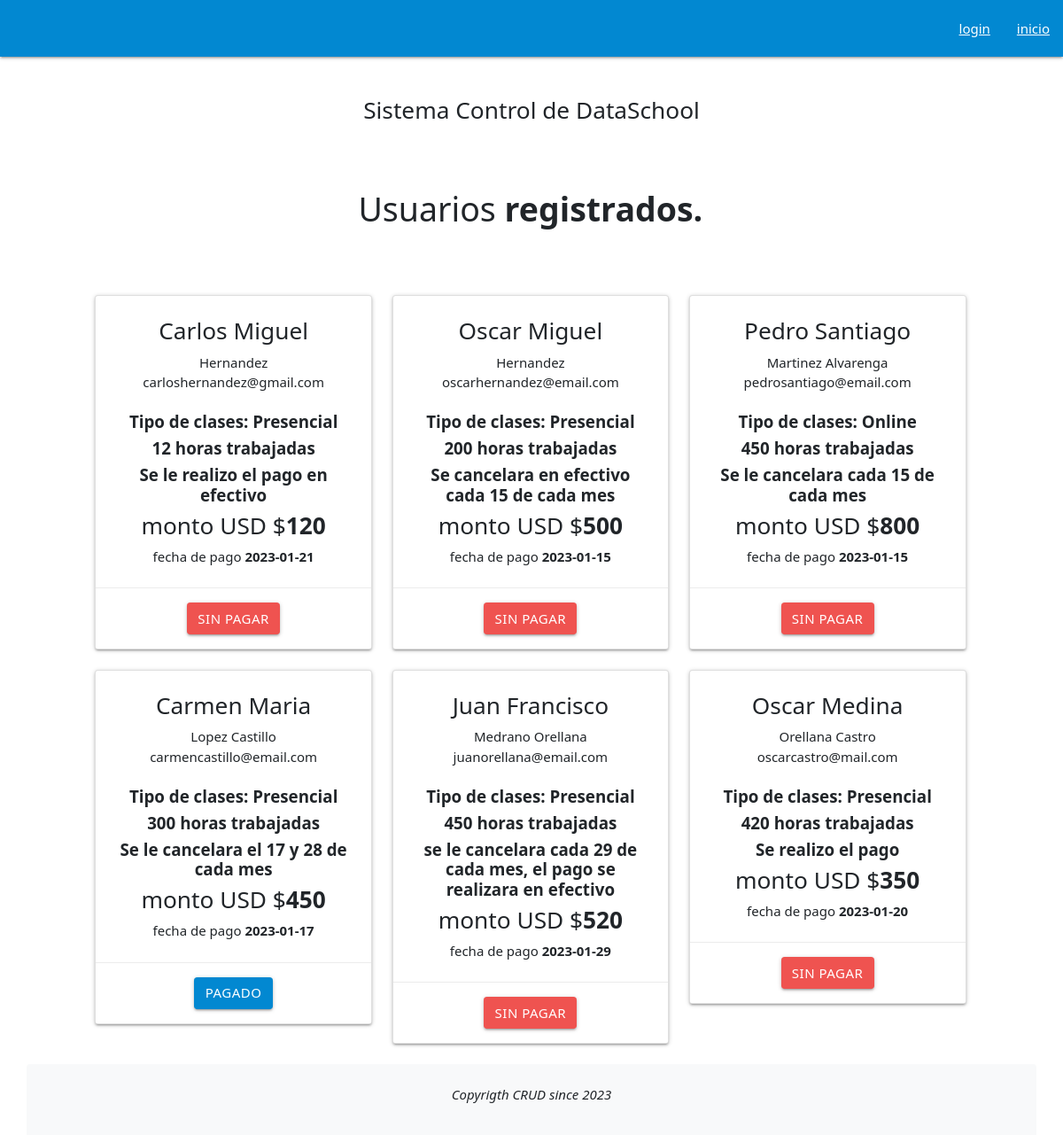
/templates/cards.php, run on the app's committed database.
### tables this page shows
CREATE TABLE `users` (
  `id` int(11) NOT NULL,
  `name` varchar(50) DEFAULT NULL,
  `lastName` varchar(50) DEFAULT NULL,
  `email` varchar(50) DEFAULT NULL,
  `password` varchar(50) DEFAULT NULL,
  `idRol` int(11) DEFAULT NULL,
  `idState` int(11) DEFAULT NULL,
  `typeClass` varchar(100) NOT NULL,
  `cantidad` int(10) NOT NULL,
  `monto` int(10) NOT NULL,
  `fechaPago` date NOT NULL,
  `comentario` varchar(100) NOT NULL,
  `estadoPago` varchar(50) NOT NULL
);

### templates/cards.php (the view, shortened to what this page needs)
<?php
include '../models/conexion.php';
$sentencia = $bd->query("SELECT * FROM users  WHERE idState=1");
$users = $sentencia->fetchAll(PDO::FETCH_OBJ);
?>
<head>
    <link rel="stylesheet" href="https://cdnjs.cloudflare.com/ajax/libs/materialize/1.0.0/css/materialize.min.css">
</head>
 <nav>
    <div class="nav-wrapper light-blue darken-2">
      <ul id="nav-mobile" class="right hide-on-med-and-down">
        <li><a href="../index.php">login</a></li>
        <li><a href="../index.php">inicio</a></li>
      </ul>
    </div>
  </nav>
<?php
    include 'header.php';
?>
<div class="container ml-7" class="row ml-4" style="
text-align:center" >
<div class="row  col s8 ml-7" style="margin-left:4.9%; width: 90%;
text-align:center" >
        <h1 style="text-align: center; padding-bottom:4rem">Usuarios <b> registrados.</b></h1>
        <?php  foreach ($users as $dato){?>
        <div class="col-lg-4">
            <div class="card  lighten-4" >
            <div class="card-content " >
                <span class="card-title"><h3><?php echo $dato->name?></h3></span>
                <p><?php echo $dato->lastName?></p>
                <p><?php echo $dato->email?></p>
                <br>
                <h5><b><?php echo "Tipo de clases: ". $dato->typeClass?></b></h5>
                <h5><b><?php echo "". $dato->cantidad . " horas trabajadas"?></b></h5>
                <h5><b><?php echo " ". $dato->comentario?></b></h5>
                <h3>monto USD $<b><?php echo $dato->monto?></b></h3>
                <span>fecha de pago <b><?php echo $dato->fechaPago?></b></span>
            </div>
            <div class="card-action">
            <?php
                if ($dato->estadoPago == "Pagado"){
                  ?>
                  <a href="../index.php"  style="color: white " class="btn light-blue darken-2">Pagado</a>
                  <?php
                } else {
                  ?>
                  <a href="../index.php" style="color: white "class="btn red lighten-1">Sin pagar</a>
                  <?php
                }
            ?>
            </div>
        </div>
    </div>
    <?php } ?>
</div>
<br><br><br>
<?php
    include 'footer.php';
?>

### data on the page
users: name "Carlos Miguel", lastName "Hernandez", email "carloshernandez@gmail.com", typeClass "Presencial", cantidad "12", comentario "Se le realizo el pago en efectivo", monto "120", fechaPago "2023-01-21", estadoPago "SIN PAGAR"
users: name "Oscar Miguel", lastName "Hernandez", email "oscarhernandez@email.com", typeClass "Presencial", cantidad "200", comentario "Se cancelara en efectivo cada 15 de cada mes", monto "500", fechaPago "2023-01-15", estadoPago "SIN PAGAR"
users: name "Pedro Santiago", lastName "Martinez Alvarenga", email "pedrosantiago@email.com", typeClass "Online", cantidad "450", comentario "Se le cancelara cada 15 de cada mes", monto "800", fechaPago "2023-01-15", estadoPago "SIN PAGAR"
users: name "Carmen Maria", lastName "Lopez Castillo", email "carmencastillo@email.com", typeClass "Presencial", cantidad "300", comentario "Se le cancelara el 17 y 28 de cada mes", monto "450", fechaPago "2023-01-17", estadoPago "PAGADO"
users: name "Juan Francisco", lastName "Medrano Orellana", email "juanorellana@email.com", typeClass "Presencial", cantidad "450", comentario "se le cancelara cada 29 de cada mes, el pago se realizara en efectivo", monto "520", fechaPago "2023-01-29", estadoPago "SIN PAGAR"
users: name "Oscar Medina", lastName "Orellana Castro", email "oscarcastro@mail.com", typeClass "Presencial", cantidad "420", comentario "Se realizo el pago", monto "350", fechaPago "2023-01-20", estadoPago "SIN PAGAR"
